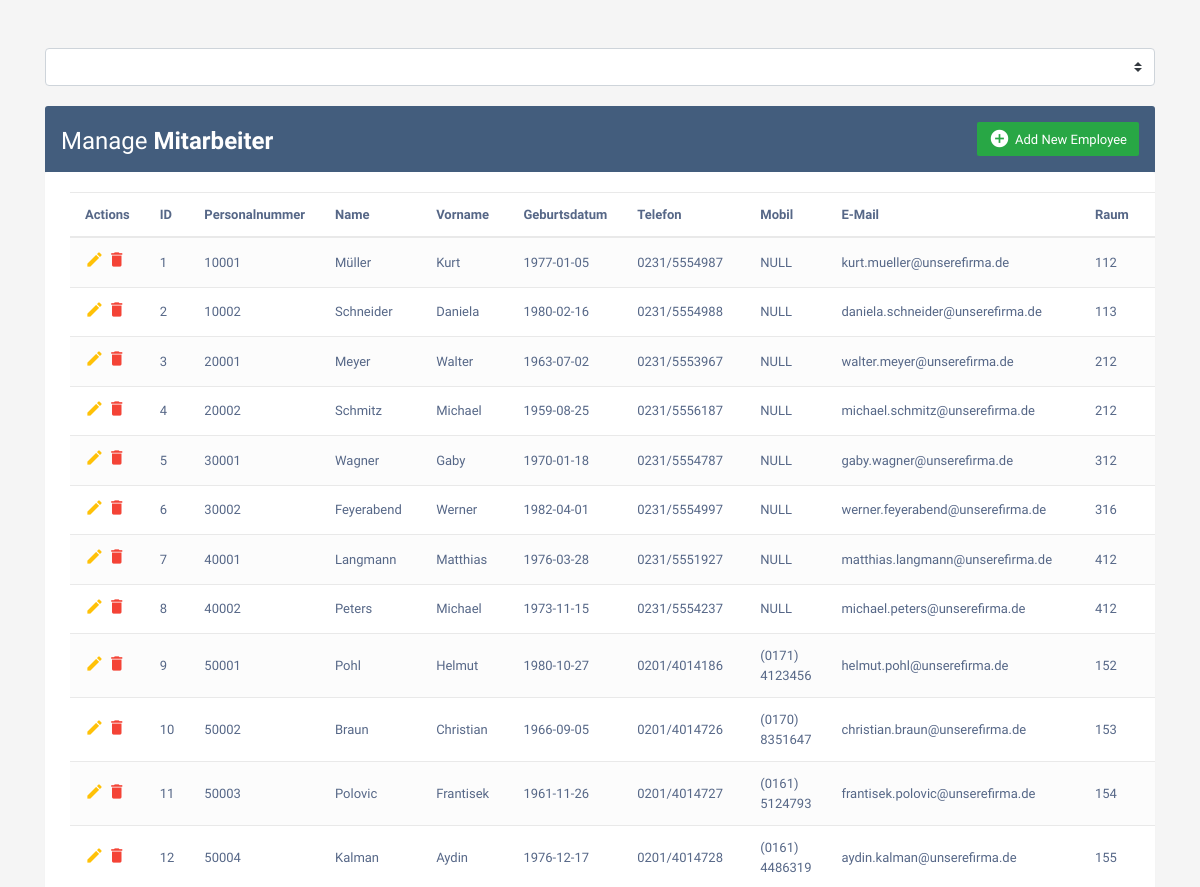
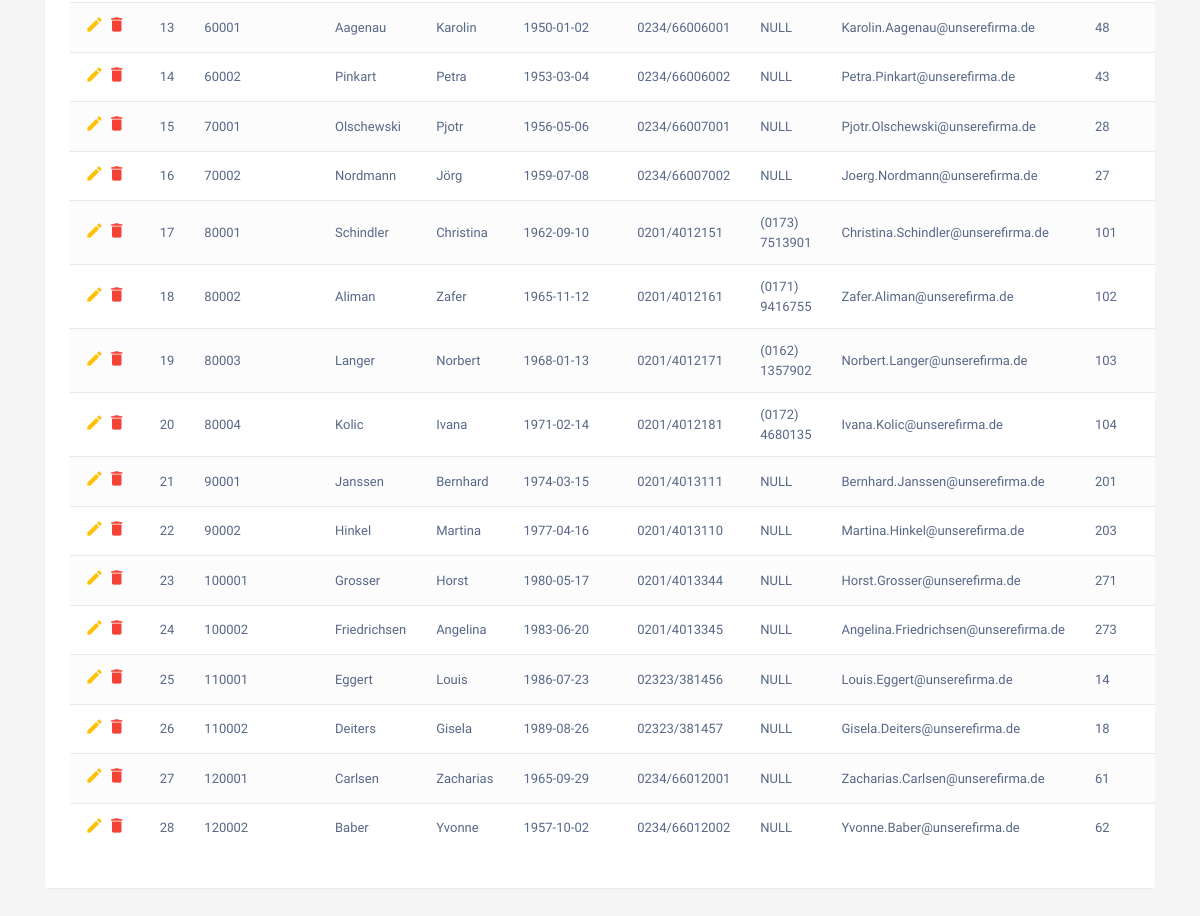
The page / on the database its author committed (2 pictures, top to bottom).
### tables this page shows
CREATE TABLE `Mitarbeiter` (
  `ID` int(11) NOT NULL,
  `Personalnummer` varchar(10) NOT NULL,
  `Name` varchar(30) NOT NULL,
  `Vorname` varchar(30) NOT NULL,
  `Geburtsdatum` date NOT NULL,
  `Telefon` varchar(30) DEFAULT NULL,
  `Mobil` varchar(30) DEFAULT NULL,
  `E-Mail` varchar(50) DEFAULT NULL,
  `Raum` varchar(10) DEFAULT NULL,
  `Ist_Leiter` char(1) NOT NULL,
  `Abteilung_ID` int(11) NOT NULL
);

### index.php (the view, shortened to what this page needs)
<?php
include_once('con.php');
?>
<div class="container">
    <div class="col-xs-12 mt-5">
        <select class="custom-select"
                onchange="this.options[this.selectedIndex].value && (window.location = this.options[this.selectedIndex].value);">
        </select>
    </div>
    <div class="table-title mb-0">
        <div class="row">
            <div class="col-sm-6">
                <h2>Manage <b><?php echo $currentTable; ?></b></h2>
            </div>
            <div class="col-sm-6">
                <a href="<?php echo $subDirectory . 'create.php?table=' . $currentTable; ?>" class="btn btn-success" data-toggle="modal">
                    <i class="material-icons">&#xE147;</i> <span>Add New Employee</span>
                </a>
            </div>
        </div>
    </div>
    <div class="table-wrapper mt-0">
        <table class="table table-striped table-hover">
            <thead>
                <tr>
                    <th>Actions</th>
                    <?php foreach(query('select * from ' . $currentTable) as $key => $row) { ?>
                            <?php foreach($row as $rKey => $rValue) {
                                echo '<th>' . $rKey . '</th>';
                            } ?>
                    <?php break; } ?>
                </tr>
            </thead>
            <tbody>
                <?php foreach(query('select * from ' . $currentTable) as $key => $row) { ?>
                    <tr>
                        <td>
                            <a href="<?php echo $subDirectory . 'edit.php?id=' . $row['ID'] . '&table=' . $currentTable; ?>" class="edit" data-toggle="modal"><i class="material-icons" data-toggle="tooltip" title="Edit">&#xE254;</i></a>
                            <a href="<?php echo $subDirectory . 'delete.php?id=' .  $row['ID'] . '&table=' . $currentTable; ?>" class="delete" data-toggle="modal"><i class="material-icons" data-toggle="tooltip" title="Delete">&#xE872;</i></a>
                        </td>
                        <?php foreach($row as $rKey => $rValue) {
                            echo '<td>' . ($rValue ? $rValue : 'NULL') . '</td>';
                        } ?>
                    </tr>
                <?php } ?>
            </tbody>
        </table>
    </div>
</div>

### style.css (style rules this page uses)
body { color: #566787; background: #f5f5f5; font-family: 'Varela Round', sans-serif; font-size: 13px; }
.table-wrapper { background: #fff; padding: 20px 25px; margin: 30px 0; border-radius: 3px; box-shadow: 0 1px 1px rgba(0,0,0,.05); }
.table-title { padding-bottom: 15px; background: #435d7d; color: #fff; padding: 16px; margin: 20px 0 10px 0; border-radius: 3px 3px 0 0; }
.table-title h2 { margin: 5px 0 0; font-size: 24px; }
.table-title .btn { color: #fff; float: right; font-size: 13px; border: none; min-width: 50px; border-radius: 2px; border: none; outline: none !important; margin-left: 10px; }
.table-title .btn i { float: left; font-size: 21px; margin-right: 5px; }
.table-title .btn span { float: left; margin-top: 2px; }
table.table tr th, table.table tr td { border-color: #e9e9e9; padding: 12px 15px; vertical-align: middle; }
table.table tr th:first-child { width: 60px; }
table.table-striped tbody tr:nth-of-type(odd) { background-color: #fcfcfc; }
table.table td a { font-weight: bold; color: #566787; display: inline-block; text-decoration: none; outline: none !important; }
table.table td a.edit { color: #FFC107; }
table.table td a.delete { color: #F44336; }
table.table td i { font-size: 19px; }
.table-wrapper { overflow: scroll; }

### rows shown on the page
mitarbeiter: rKey "ID", rKey "Personalnummer", rKey "Name", rKey "Vorname", rKey "Geburtsdatum", rKey "Telefon", rKey "Mobil", rKey "E-Mail", rKey "Raum", ID "1", Personalnummer "10001", Name "Müller", Vorname "Kurt", Geburtsdatum "1977-01-05", Telefon "0231/5554987", Mobil "NULL", value "kurt.mueller@unserefirma.de", Raum "112"
mitarbeiter: ID "2", Personalnummer "10002", Name "Schneider", Vorname "Daniela", Geburtsdatum "1980-02-16", Telefon "0231/5554988", value "daniela.schneider@unserefirma.de", Raum "113"
mitarbeiter: ID "3", Personalnummer "20001", Name "Meyer", Vorname "Walter", Geburtsdatum "1963-07-02", Telefon "0231/5553967", Mobil "NULL", value "walter.meyer@unserefirma.de", Raum "212"
mitarbeiter: ID "4", Personalnummer "20002", Name "Schmitz", Vorname "Michael", Geburtsdatum "1959-08-25", Telefon "0231/5556187", value "michael.schmitz@unserefirma.de", Raum "212"
mitarbeiter: ID "5", Personalnummer "30001", Name "Wagner", Vorname "Gaby", Geburtsdatum "1970-01-18", Telefon "0231/5554787", Mobil "NULL", value "gaby.wagner@unserefirma.de", Raum "312"
mitarbeiter: ID "6", Personalnummer "30002", Name "Feyerabend", Vorname "Werner", Geburtsdatum "1982-04-01", Telefon "0231/5554997", value "werner.feyerabend@unserefirma.de", Raum "316"
mitarbeiter: ID "7", Personalnummer "40001", Name "Langmann", Vorname "Matthias", Geburtsdatum "1976-03-28", Telefon "0231/5551927", Mobil "NULL", value "matthias.langmann@unserefirma.de", Raum "412"
mitarbeiter: ID "8", Personalnummer "40002", Name "Peters", Vorname "Michael", Geburtsdatum "1973-11-15", Telefon "0231/5554237", value "michael.peters@unserefirma.de", Raum "412"
mitarbeiter: ID "9", Personalnummer "50001", Name "Pohl", Vorname "Helmut", Geburtsdatum "1980-10-27", Telefon "0201/4014186", Mobil "(0171) 4123456", value "helmut.pohl@unserefirma.de", Raum "152"
mitarbeiter: ID "10", Personalnummer "50002", Name "Braun", Vorname "Christian", Geburtsdatum "1966-09-05", Telefon "0201/4014726", Mobil "(0170) 8351647", value "christian.braun@unserefirma.de", Raum "153"
mitarbeiter: ID "11", Personalnummer "50003", Name "Polovic", Vorname "Frantisek", Geburtsdatum "1961-11-26", Telefon "0201/4014727", Mobil "(0161) 5124793", value "frantisek.polovic@unserefirma.de", Raum "154"
mitarbeiter: ID "12", Personalnummer "50004", Name "Kalman", Vorname "Aydin", Geburtsdatum "1976-12-17", Telefon "0201/4014728", Mobil "(0161) 4486319", value "aydin.kalman@unserefirma.de", Raum "155"
mitarbeiter: ID "13", Personalnummer "60001", Name "Aagenau", Vorname "Karolin", Geburtsdatum "1950-01-02", Telefon "0234/66006001", Mobil "NULL", value "Karolin.Aagenau@unserefirma.de", Raum "48"
mitarbeiter: ID "14", Personalnummer "60002", Name "Pinkart", Vorname "Petra", Geburtsdatum "1953-03-04", Telefon "0234/66006002", value "Petra.Pinkart@unserefirma.de", Raum "43"
mitarbeiter: ID "15", Personalnummer "70001", Name "Olschewski", Vorname "Pjotr", Geburtsdatum "1956-05-06", Telefon "0234/66007001", Mobil "NULL", value "Pjotr.Olschewski@unserefirma.de", Raum "28"
mitarbeiter: ID "16", Personalnummer "70002", Name "Nordmann", Vorname "Jörg", Geburtsdatum "1959-07-08", Telefon "0234/66007002", value "Joerg.Nordmann@unserefirma.de", Raum "27"
mitarbeiter: ID "17", Personalnummer "80001", Name "Schindler", Vorname "Christina", Geburtsdatum "1962-09-10", Telefon "0201/4012151", Mobil "(0173) 7513901", value "Christina.Schindler@unserefirma.de", Raum "101"
mitarbeiter: ID "18", Personalnummer "80002", Name "Aliman", Vorname "Zafer", Geburtsdatum "1965-11-12", Telefon "0201/4012161", Mobil "(0171) 9416755", value "Zafer.Aliman@unserefirma.de", Raum "102"
mitarbeiter: ID "19", Personalnummer "80003", Name "Langer", Vorname "Norbert", Geburtsdatum "1968-01-13", Telefon "0201/4012171", Mobil "(0162) 1357902", value "Norbert.Langer@unserefirma.de", Raum "103"
mitarbeiter: ID "20", Personalnummer "80004", Name "Kolic", Vorname "Ivana", Geburtsdatum "1971-02-14", Telefon "0201/4012181", Mobil "(0172) 4680135", value "Ivana.Kolic@unserefirma.de", Raum "104"
mitarbeiter: ID "21", Personalnummer "90001", Name "Janssen", Vorname "Bernhard", Geburtsdatum "1974-03-15", Telefon "0201/4013111", Mobil "NULL", value "Bernhard.Janssen@unserefirma.de", Raum "201"
mitarbeiter: ID "22", Personalnummer "90002", Name "Hinkel", Vorname "Martina", Geburtsdatum "1977-04-16", Telefon "0201/4013110", value "Martina.Hinkel@unserefirma.de", Raum "203"
mitarbeiter: ID "23", Personalnummer "100001", Name "Grosser", Vorname "Horst", Geburtsdatum "1980-05-17", Telefon "0201/4013344", Mobil "NULL", value "Horst.Grosser@unserefirma.de", Raum "271"
mitarbeiter: ID "24", Personalnummer "100002", Name "Friedrichsen", Vorname "Angelina", Geburtsdatum "1983-06-20", Telefon "0201/4013345", value "Angelina.Friedrichsen@unserefirma.de", Raum "273"
mitarbeiter: ID "25", Personalnummer "110001", Name "Eggert", Vorname "Louis", Geburtsdatum "1986-07-23", Telefon "02323/381456", Mobil "NULL", value "Louis.Eggert@unserefirma.de", Raum "14"
mitarbeiter: ID "26", Personalnummer "110002", Name "Deiters", Vorname "Gisela", Geburtsdatum "1989-08-26", Telefon "02323/381457", value "Gisela.Deiters@unserefirma.de", Raum "18"
mitarbeiter: ID "27", Personalnummer "120001", Name "Carlsen", Vorname "Zacharias", Geburtsdatum "1965-09-29", Telefon "0234/66012001", Mobil "NULL", value "Zacharias.Carlsen@unserefirma.de", Raum "61"
mitarbeiter: ID "28", Personalnummer "120002", Name "Baber", Vorname "Yvonne", Geburtsdatum "1957-10-02", Telefon "0234/66012002", value "Yvonne.Baber@unserefirma.de", Raum "62"

### other values the page prints
$currentTable "Mitarbeiter"
